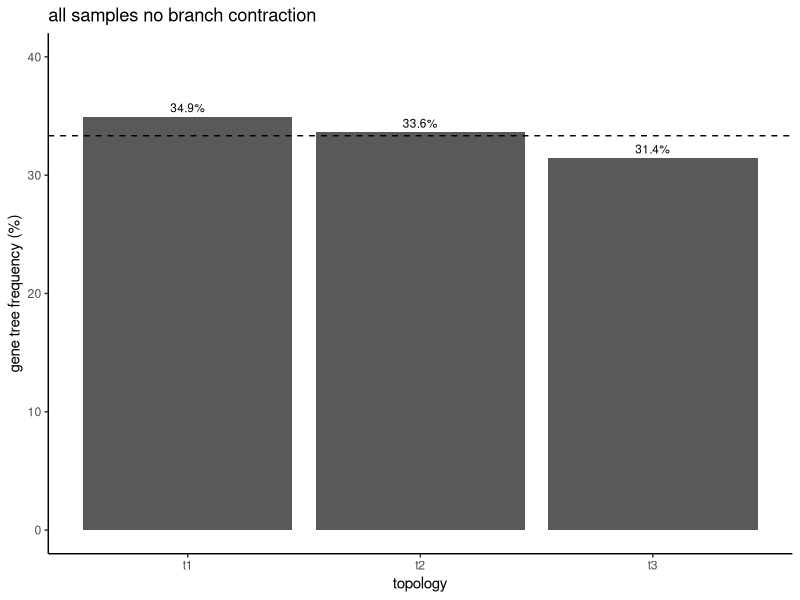
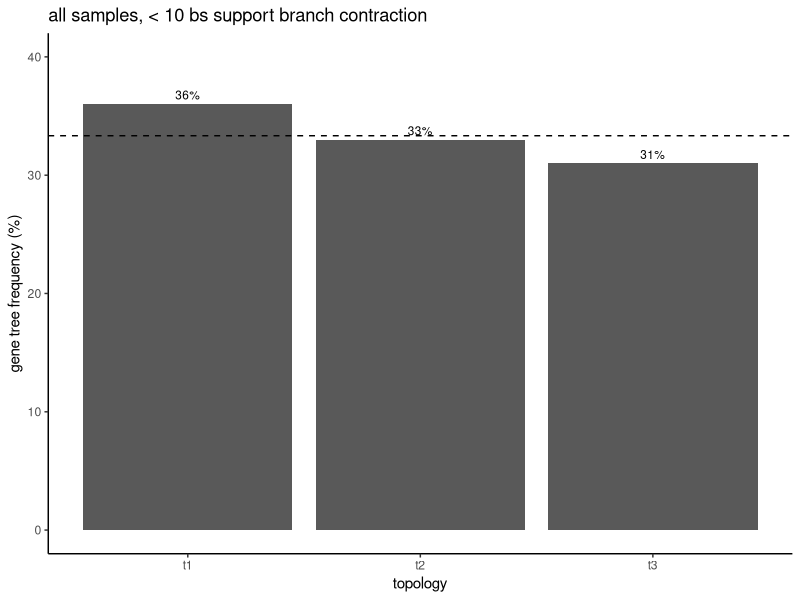
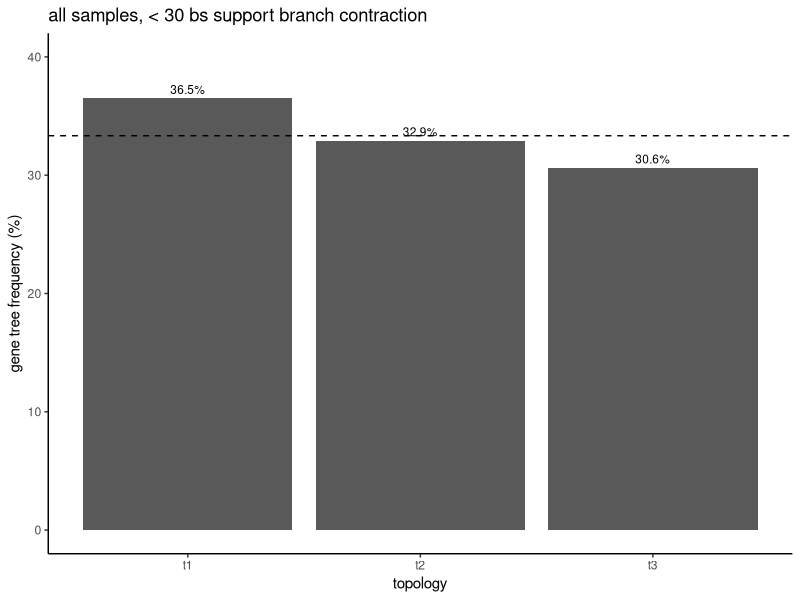
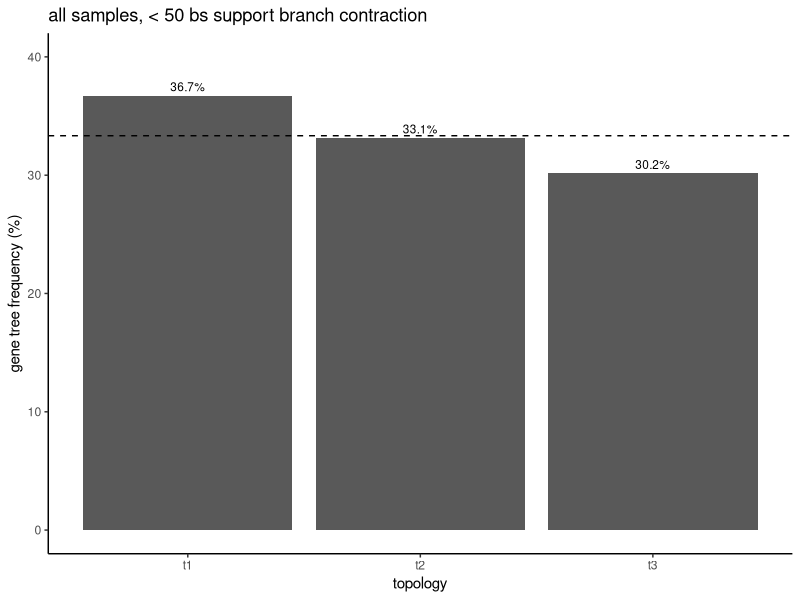
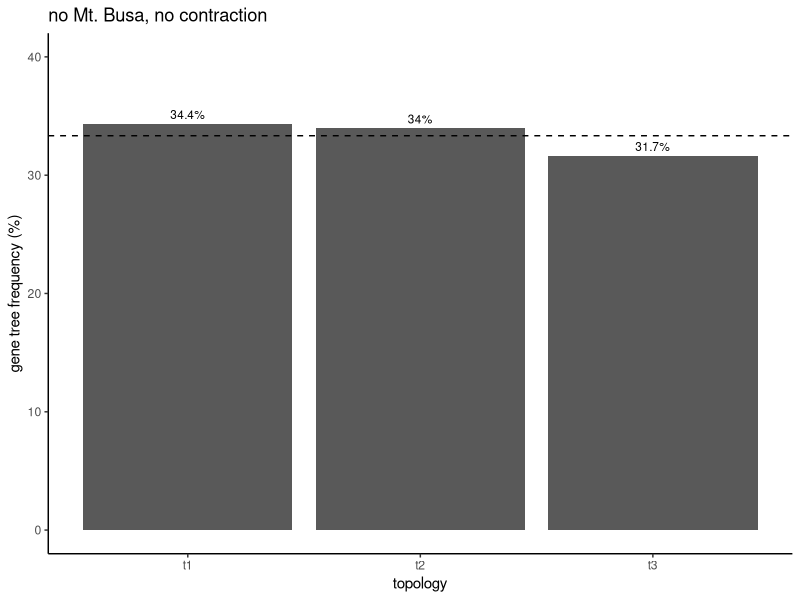
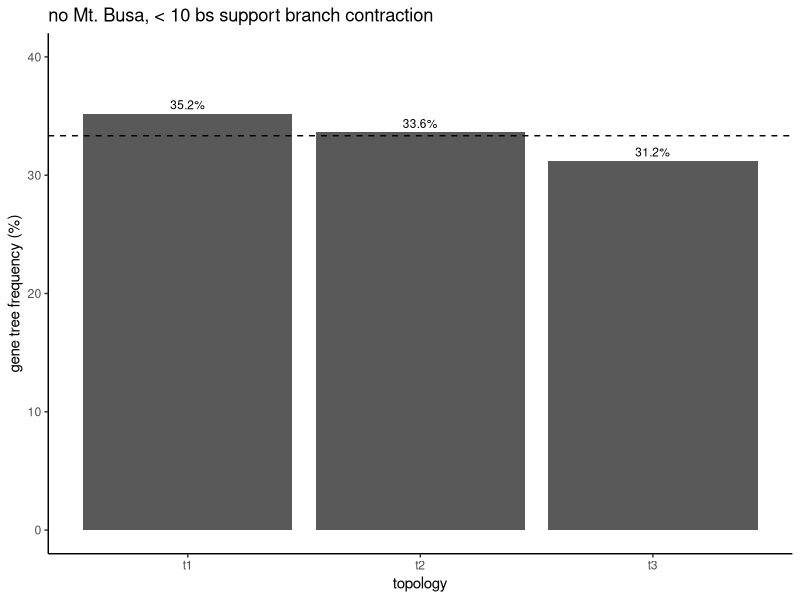
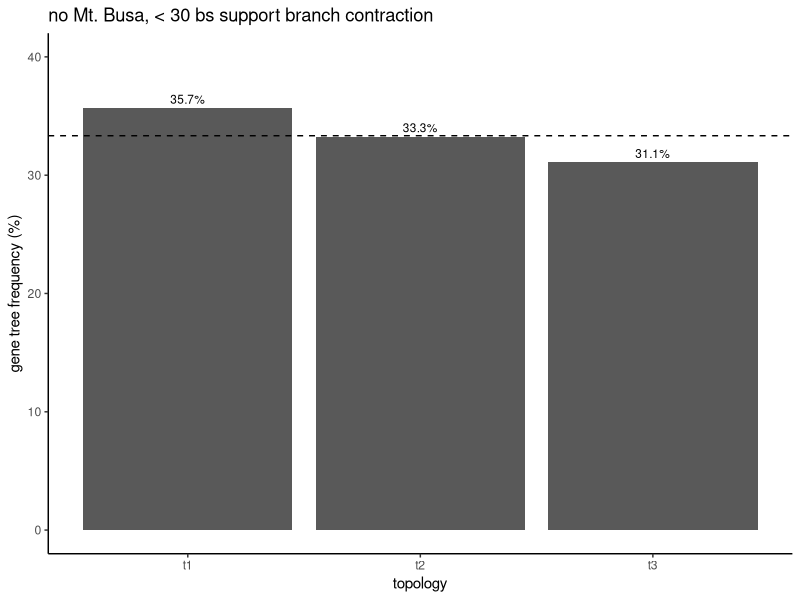
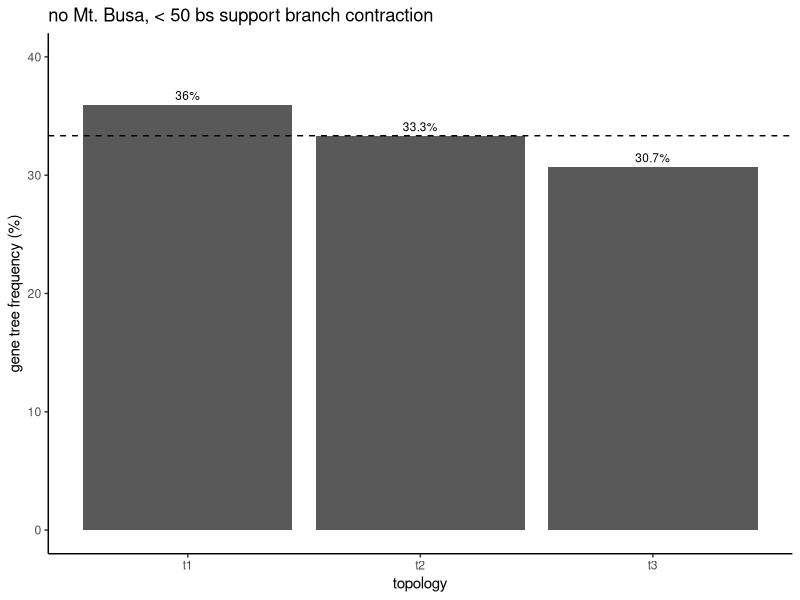

Recreate these plots in R, in order.
## ---- chunk 1
#load
library(ggplot2)

#make dataframe with gene tree frequency info from ASTRAL
df<-data.frame(topology=c("t1","t2","t3"),
               count=c(904.7202982202967, 870.8566618566628, 814.4230399230413),
               bs10.count=c(631.7068302068294, 578.9185906685893, 543.7142857142844),
               bs30.count=c(540.6497113997103, 487.5183982683959, 453.5471380471368),
               bs50.count=c(333.67652717652766, 301.319745069743, 274.095719095719),
               nobusa.count=c(889.9681122448975, 880.0243764172336, 820.0075113378679),
               nobusa.bs10.count=c(619.267573696145,591.6119614512484,548.963718820861),
               nobusa.bs30.count=c(536.4526643990928,500.3058390022674,467.5833333333327),
               nobusa.bs50.count=c(336.83290816326445,312.0617913832198,287.53585600906933))

#convert counts into proportions
df$freq<-df$count/2590
df$bs10.freq<-df$bs10.count/1754.3397065897032
df$bs30.freq<-df$bs30.count/1481.715247715243
df$bs50.freq<-df$bs50.count/909.0919913419897
df$nomtbusa.freq<-df$nobusa.count/2590
df$nomtbusa.bs10.freq<-df$nobusa.bs10.count/1759.8432539682542
df$nomtbusa.bs30.freq<-df$nobusa.bs30.count/1504.3418367346928
df$nomtbusa.bs50.freq<-df$nobusa.bs50.count/936.4305555555536
## ---- chunk 2
#plot all samples
ggplot(df, aes(x = topology, y = freq*100)) +
  ylim(c(0,40)) +
  geom_bar(stat = "identity") +
  labs(x = "topology",
       y = "gene tree frequency (%)") +
  geom_text(aes(label = paste0(round(freq,3)*100,"%")),
            vjust = -0.5, # Adjust vertical position (negative value moves it above)
            size = 3) + # Adjust text size
  geom_hline(yintercept = 33.333, linetype = "dashed") +
  ggtitle("all samples no branch contraction") +
  theme_classic()

#plot all samples, bs > 10
ggplot(df, aes(x = topology, y = bs10.freq*100)) +
  ylim(c(0,40)) +
  geom_bar(stat = "identity") +
  labs(x = "topology",
       y = "gene tree frequency (%)") +
  geom_text(aes(label = paste0(round(bs10.freq,3)*100,"%")),
            vjust = -0.5, # Adjust vertical position (negative value moves it above)
            size = 3) + # Adjust text size
  geom_hline(yintercept = 33.333, linetype = "dashed") +
  ggtitle("all samples, < 10 bs support branch contraction") +
  theme_classic()

#plot all samples, bs > 30
ggplot(df, aes(x = topology, y = bs30.freq*100)) +
  ylim(c(0,40)) +
  geom_bar(stat = "identity") +
  labs(x = "topology",
       y = "gene tree frequency (%)") +
  geom_text(aes(label = paste0(round(bs30.freq,3)*100,"%")),
            vjust = -0.5, # Adjust vertical position (negative value moves it above)
            size = 3) + # Adjust text size
  geom_hline(yintercept = 33.333, linetype = "dashed") +
  ggtitle("all samples, < 30 bs support branch contraction") +
  theme_classic()

#plot all samples, bs > 50
ggplot(df, aes(x = topology, y = bs50.freq*100)) +
  ylim(c(0,40)) +
  geom_bar(stat = "identity") +
  labs(x = "topology",
       y = "gene tree frequency (%)") +
  geom_text(aes(label = paste0(round(bs50.freq,3)*100,"%")),
            vjust = -0.5, # Adjust vertical position (negative value moves it above)
            size = 3) + # Adjust text size
  geom_hline(yintercept = 33.333, linetype = "dashed") +
  ggtitle("all samples, < 50 bs support branch contraction") +
  theme_classic()

#plot with Mt Busa removed
ggplot(df, aes(x = topology, y = nomtbusa.freq*100)) +
  ylim(c(0,40)) +
  geom_bar(stat = "identity") +
  labs(x = "topology",
       y = "gene tree frequency (%)") +
  geom_text(aes(label = paste0(round(nomtbusa.freq,3)*100,"%")),
            vjust = -0.5, # Adjust vertical position (negative value moves it above)
            size = 3) + # Adjust text size
  geom_hline(yintercept = 33.333, linetype = "dashed") +
    ggtitle("no Mt. Busa, no contraction") +
  theme_classic()

#plot with Mt Busa removed & bs > 10
ggplot(df, aes(x = topology, y = nomtbusa.bs10.freq*100)) +
  ylim(c(0,40)) +
  geom_bar(stat = "identity") +
  labs(x = "topology",
       y = "gene tree frequency (%)") +
  geom_text(aes(label = paste0(round(nomtbusa.bs10.freq,3)*100,"%")),
            vjust = -0.5, # Adjust vertical position (negative value moves it above)
            size = 3) + # Adjust text size
  geom_hline(yintercept = 33.333, linetype = "dashed") +
    ggtitle("no Mt. Busa, < 10 bs support branch contraction") +
  theme_classic()

#plot with Mt Busa removed & bs > 30
ggplot(df, aes(x = topology, y = nomtbusa.bs30.freq*100)) +
  ylim(c(0,40)) +
  geom_bar(stat = "identity") +
  labs(x = "topology",
       y = "gene tree frequency (%)") +
  geom_text(aes(label = paste0(round(nomtbusa.bs30.freq,3)*100,"%")),
            vjust = -0.5, # Adjust vertical position (negative value moves it above)
            size = 3) + # Adjust text size
  geom_hline(yintercept = 33.333, linetype = "dashed") +
    ggtitle("no Mt. Busa, < 30 bs support branch contraction") +
  theme_classic()

#plot with Mt Busa removed & bs > 50
ggplot(df, aes(x = topology, y = nomtbusa.bs50.freq*100)) +
  ylim(c(0,40)) +
  geom_bar(stat = "identity") +
  labs(x = "topology",
       y = "gene tree frequency (%)") +
  geom_text(aes(label = paste0(round(nomtbusa.bs50.freq,3)*100,"%")),
            vjust = -0.5, # Adjust vertical position (negative value moves it above)
            size = 3) + # Adjust text size
  geom_hline(yintercept = 33.333, linetype = "dashed") +
    ggtitle("no Mt. Busa, < 50 bs support branch contraction") +
  theme_classic()

## ---- chunk 3
#plot all samples
ggplot(df, aes(x = topology, y = freq*100)) +
  ylim(c(0,40)) +
  geom_bar(stat = "identity") +
  labs(x = "topology",
       y = "gene tree frequency (%)") +
  geom_text(aes(label = paste0(round(freq,3)*100,"%")),
            vjust = c(-.1,-.5,-1), # Adjust vertical position (negative value moves it above)
            size = 3) + # Adjust text size
  geom_hline(yintercept = 33.333, linetype = "dashed") +
  ggtitle("all samples no branch contraction") +
  theme_classic()

#save
#ggsave(filename = "~/Desktop/dicaeum.RADseq/allsamps.nocontract.barplot.pdf", width = 4, height = 2, units = "in")

#plot all samples, bs > 10
ggplot(df, aes(x = topology, y = bs10.freq*100)) +
  ylim(c(0,40)) +
  geom_bar(stat = "identity") +
  labs(x = "topology",
       y = "gene tree frequency (%)") +
  geom_text(aes(label = paste0(round(bs10.freq,3)*100,"%")),
            vjust = c(-.1,-.5,-1), # Adjust vertical position (negative value moves it above)
            size = 3) + # Adjust text size
  geom_hline(yintercept = 33.333, linetype = "dashed") +
  ggtitle("all samples, < 10 bs support branch contraction") +
  theme_classic()

#save
#ggsave(filename = "~/Desktop/dicaeum.RADseq/allsamps.bs10.barplot.pdf", width = 4, height = 2, units = "in")

#plot all samples, bs > 30
ggplot(df, aes(x = topology, y = bs30.freq*100)) +
  ylim(c(0,40)) +
  geom_bar(stat = "identity") +
  labs(x = "topology",
       y = "gene tree frequency (%)") +
  geom_text(aes(label = paste0(round(bs30.freq,3)*100,"%")),
            vjust = c(-.1,-.5,-1), # Adjust vertical position (negative value moves it above)
            size = 3) + # Adjust text size
  geom_hline(yintercept = 33.333, linetype = "dashed") +
  ggtitle("all samples, < 30 bs support branch contraction") +
  theme_classic()

#save
#ggsave(filename = "~/Desktop/dicaeum.RADseq/allsamps.bs30.barplot.pdf", width = 4, height = 2, units = "in")

#plot all samples, bs > 50
ggplot(df, aes(x = topology, y = bs50.freq*100)) +
  ylim(c(0,40)) +
  geom_bar(stat = "identity") +
  labs(x = "topology",
       y = "gene tree frequency (%)") +
  geom_text(aes(label = paste0(round(bs50.freq,3)*100,"%")),
            vjust = c(-.1,-.5,-1), # Adjust vertical position (negative value moves it above)
            size = 3) + # Adjust text size
  geom_hline(yintercept = 33.333, linetype = "dashed") +
  ggtitle("all samples, < 50 bs support branch contraction") +
  theme_classic()

#save
#ggsave(filename = "~/Desktop/dicaeum.RADseq/allsamps.bs50.barplot.pdf", width = 4, height = 2, units = "in")

#plot with Mt Busa removed
ggplot(df, aes(x = topology, y = nomtbusa.freq*100)) +
  ylim(c(0,40)) +
  geom_bar(stat = "identity") +
  labs(x = "topology",
       y = "gene tree frequency (%)") +
  geom_text(aes(label = paste0(round(nomtbusa.freq,3)*100,"%")),
            vjust = c(-.1,-.5,-1), # Adjust vertical position (negative value moves it above)
            size = 3) + # Adjust text size
  geom_hline(yintercept = 33.333, linetype = "dashed") +
    ggtitle("no Mt. Busa, no contraction") +
  theme_classic()

#save
#ggsave(filename = "~/Desktop/dicaeum.RADseq/nomtbusa.nocontract.barplot.pdf", width = 4, height = 2, units = "in")

#plot with Mt Busa removed & bs > 10
ggplot(df, aes(x = topology, y = nomtbusa.bs10.freq*100)) +
  ylim(c(0,40)) +
  geom_bar(stat = "identity") +
  labs(x = "topology",
       y = "gene tree frequency (%)") +
  geom_text(aes(label = paste0(round(nomtbusa.bs10.freq,3)*100,"%")),
            vjust = c(-.1,-.5,-1), # Adjust vertical position (negative value moves it above)
            size = 3) + # Adjust text size
  geom_hline(yintercept = 33.333, linetype = "dashed") +
    ggtitle("no Mt. Busa, < 10 bs support branch contraction") +
  theme_classic()

#save
#ggsave(filename = "~/Desktop/dicaeum.RADseq/nomtbusa.bs10.barplot.pdf", width = 4, height = 2, units = "in")

#plot with Mt Busa removed & bs > 30
ggplot(df, aes(x = topology, y = nomtbusa.bs30.freq*100)) +
  ylim(c(0,40)) +
  geom_bar(stat = "identity") +
  labs(x = "topology",
       y = "gene tree frequency (%)") +
  geom_text(aes(label = paste0(round(nomtbusa.bs30.freq,3)*100,"%")),
            vjust = c(-.1,-.5,-1), # Adjust vertical position (negative value moves it above)
            size = 3) + # Adjust text size
  geom_hline(yintercept = 33.333, linetype = "dashed") +
    ggtitle("no Mt. Busa, < 30 bs support branch contraction") +
  theme_classic()

#save
#ggsave(filename = "~/Desktop/dicaeum.RADseq/nomtbusa.bs30.barplot.pdf", width = 4, height = 2, units = "in")

#plot with Mt Busa removed & bs > 50
ggplot(df, aes(x = topology, y = nomtbusa.bs50.freq*100)) +
  ylim(c(0,40)) +
  geom_bar(stat = "identity") +
  labs(x = "topology",
       y = "gene tree frequency (%)") +
  geom_text(aes(label = paste0(round(nomtbusa.bs50.freq,3)*100,"%")),
            vjust = c(-.1,-.5,-1), # Adjust vertical position (negative value moves it above)
            size = 3) + # Adjust text size
  geom_hline(yintercept = 33.333, linetype = "dashed") +
    ggtitle("no Mt. Busa, < 50 bs support branch contraction") +
  theme_classic()

#save
#ggsave(filename = "~/Desktop/dicaeum.RADseq/nomtbusa.bs50.barplot.pdf", width = 4, height = 2, units = "in")


